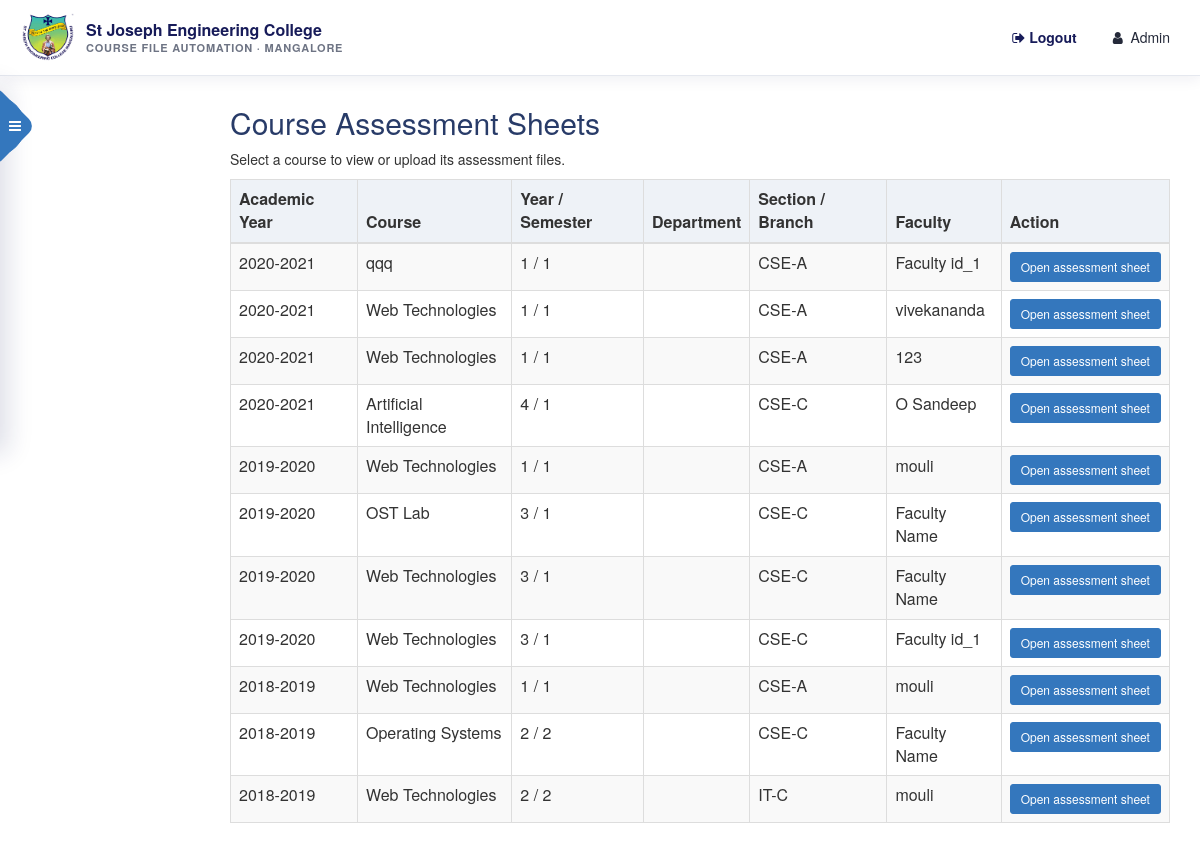
The app's page /assessment/admin.php (signed in), older data.
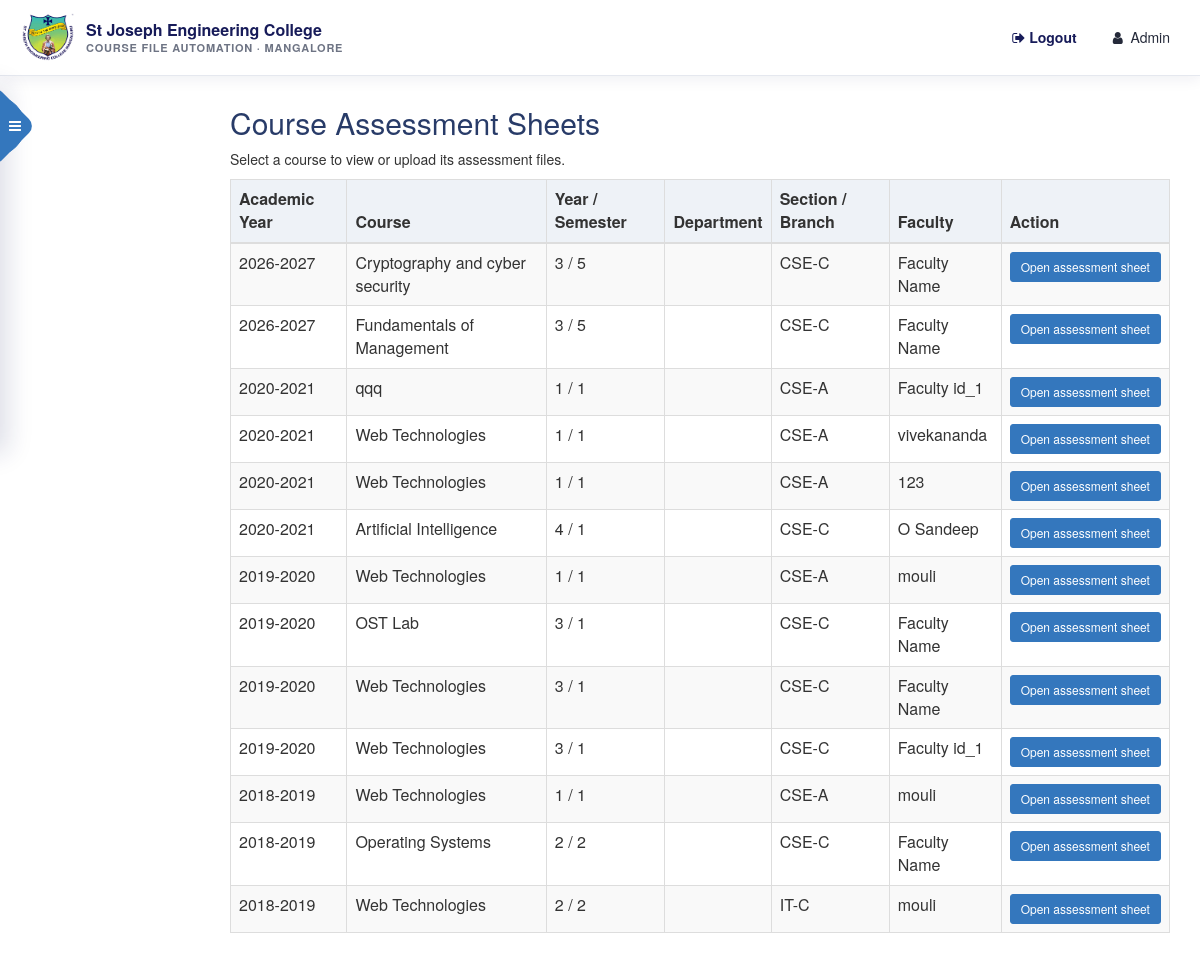
The same page, newer data.
### tables this page shows
CREATE TABLE `subjects` (
  `sid` int(255) NOT NULL,
  `fid` int(255) NOT NULL,
  `academic_year` varchar(12) NOT NULL,
  `subject_name` varchar(50) NOT NULL,
  `year` int(10) NOT NULL,
  `semester` int(10) NOT NULL,
  `section` varchar(20) NOT NULL,
  `progress` int(10) NOT NULL
);

### assessment/admin.php (the view, shortened to what this page needs)
<?php
require("../db.php");
$query = "SELECT s.sid, s.academic_year, s.subject_name, s.year, s.semester, s.department, s.section, COALESCE(NULLIF(s.faculty_name, ''), u.name) AS faculty_name " .
         "FROM subjects s LEFT JOIN users u ON u.userid = s.fid " .
         "ORDER BY s.academic_year DESC, s.year, s.semester, s.section, s.subject_name";
$courses = mysqli_query($db, $query);
function assessment_admin_h($value)
{
    return htmlspecialchars((string)$value, ENT_QUOTES, 'UTF-8');
}
include("../header/admin_header.php");
?>
<!DOCTYPE html>
<html lang="en">
<head>
    <link rel="stylesheet" href="../css/bootstrap.min.css">
</head>
<body>
<main class="assessment-admin">
    <h2>Course Assessment Sheets</h2>
    <p>Select a course to view or upload its assessment files.</p>
    <div class="table-wrap">
        <table class="table table-striped table-bordered">
            <thead>
                <tr>
                    <th>Academic Year</th>
                    <th>Course</th>
                    <th>Year / Semester</th>
                    <th>Department</th>
                    <th>Section / Branch</th>
                    <th>Faculty</th>
                    <th>Action</th>
                </tr>
            </thead>
            <tbody>
                <?php if ($courses && mysqli_num_rows($courses) > 0) { ?>
                    <?php while ($course = mysqli_fetch_assoc($courses)) { ?>
                        <tr>
                            <td><?php echo assessment_admin_h($course['academic_year']); ?></td>
                            <td><?php echo assessment_admin_h($course['subject_name']); ?></td>
                            <td><?php echo assessment_admin_h($course['year']); ?> / <?php echo assessment_admin_h($course['semester']); ?></td>
                            <td><?php echo assessment_admin_h($course['department']); ?></td>
                            <td><?php echo assessment_admin_h($course['section']); ?></td>
                            <td><?php echo assessment_admin_h($course['faculty_name']); ?></td>
                            <td><a class="btn btn-primary btn-sm" href="index.php?sid=<?php echo (int)$course['sid']; ?>">Open assessment sheet</a></td>
                        </tr>
                    <?php } ?>
                <?php } else { ?>
                    <tr><td colspan="7" class="text-center">No courses have been assigned yet.</td></tr>
                <?php } ?>
            </tbody>
        </table>
    </div>
</main>
</body>
</html>

### header/admin_header.php (shortened to what this page needs)
<?php
$name = isset($_SESSION['name']) ? $_SESSION['name'] : '';
?>
		<link rel="stylesheet" href="https://stackpath.bootstrapcdn.com/font-awesome/4.7.0/css/font-awesome.min.css">
		<link rel="stylesheet" href="../header/sjc-theme.css">
		<div>
		    <div class="header">
			  	<div class="menu">
			  		<ul>
		  			<li><h2 style="margin: 0!important;padding: 0;"><a href="../admin/editable.php" class="logo sjc-brand"><img class="sjc-brand__logo" src="../sjec_logo.gif" alt="SJEC crest"><span class="sjc-brand__text"><strong>St Joseph Engineering College</strong><small>Course File Automation · Mangalore</small></span></a></h2></li>
			  			<li style="float: right;color: white; font-size: 20px;margin-right: 10px;padding: 15px;"><a href="../login/logout.php"><i class="fa fa-sign-out" aria-hidden="true"></i> Logout</a></li>
			  			<li style="float: right;color: white; font-size: 20px;margin-right: 10px;padding: 15px;"><i class="fa fa-user" aria-hidden="true"></i> &nbsp;<?php echo $name ?></li>
			  		</ul>
			  	</div>
		    </div>
			<div class="wrapper d-flex align-items-stretch">
				<nav id="sidebar">
					<div class="custom-menu">
						<button type="button" id="sidebarCollapse" class="btn btn-primary">
				          <i class="fa fa-bars"></i>
				        </button>
			        </div>
	    	</nav>
	    </div>
	</div>

### header/sjc-theme.css (style rules this page uses)
:root { --sjc-navy: #171b59; --sjc-blue: #3477bd; --sjc-green: #269d78; --sjc-gold: #f2c849; --sjc-ink: #252a3a; --sjc-muted: #6e7484; --sjc-line: #e5e8ef; --sjc-surface: #ffffff; --sjc-canvas: #f4f6fa; }
body { color: var(--sjc-ink); }
.header { height: auto !important; min-height: 76px; padding: 10px 22px !important; background: #fff !important; border-bottom: 1px solid var(--sjc-line); box-shadow: 0 3px 14px rgba(23, 27, 89, .07); }
.header .menu ul { display: flex; align-items: center; min-height: 54px; padding: 0; list-style: none; }
.header .menu li { float: none !important; }
.header .menu li:first-child { margin-right: auto; }
.header .menu li > a { color: var(--sjc-navy) !important; font-size: 15px !important; font-weight: 700; }
.header .menu li[style*="float: right"] { margin: 0 0 0 20px !important; padding: 8px !important; color: var(--sjc-ink) !important; font-size: 14px !important; }
.header .menu li[style*="float: right"] a { color: var(--sjc-navy) !important; font-size: 14px !important; }
.sjc-brand { display: inline-flex; align-items: center; gap: 12px; text-decoration: none !important; }
.sjc-brand__logo { width: 52px; height: 52px; object-fit: contain; flex: 0 0 auto; }
.sjc-brand__text { display: flex; flex-direction: column; gap: 3px; color: var(--sjc-navy); line-height: 1.15; }
.sjc-brand__text strong { font-size: 16px; }
.sjc-brand__text small { color: var(--sjc-muted); font-size: 11px; font-weight: 600; letter-spacing: .07em; text-transform: uppercase; }
.header h2 { margin: 0 !important; padding: 0 !important; }
#sidebar { background: var(--sjc-navy) !important; color: #fff; box-shadow: 8px 10px 24px rgba(23, 27, 89, .14); }
#sidebar ul li a span, #sidebar .custom-menu .btn.btn-primary:after { color: var(--sjc-gold) !important; background: var(--sjc-blue) !important; }
#sidebar .custom-menu .btn.btn-primary:after { background: var(--sjc-blue) !important; }
.btn.btn-primary, .btn.btn-primary:hover, .btn.btn-primary:focus { background: var(--sjc-blue) !important; border-color: var(--sjc-blue) !important; }

### header/sidebar.css (style rules this page uses)
body { margin: 0; padding: 0; }
a { text-decoration: none!important; }
#sidebar { z-index: 2; min-width: 270px; max-width: 270px; background: #3445b4; color: #fff; -webkit-transition: all 0.3s; -o-transition: all 0.3s; transition: all 0.3s; position: absolute; }
#sidebar.active { margin-left: -270px; }
#sidebar .custom-menu { z-index: 2; display: inline-block; position: absolute; top: 20px; right: 0; margin-right: -25px; -webkit-transition: 0.3s; -o-transition: 0.3s; transition: 0.3s; }
#sidebar .custom-menu .btn { width: 60px; height: 60px; border-radius: 50%; position: relative; }
#sidebar .custom-menu .btn i { margin-right: -40px; font-size: 14px; }
#sidebar .custom-menu .btn.btn-primary { background: transparent; border-color: transparent; }
#sidebar .custom-menu .btn.btn-primary:after { z-index: -1; position: absolute; top: 0; left: 0; right: 0; bottom: 0; content: ''; -webkit-transform: rotate(45deg); -ms-transform: rotate(45deg); transform: rotate(45deg); background: #3445b4; border-radius: 10px; }
.btn.btn-primary { background: #3445b4; border-color: #3445b4; }

### header/admin_header.php (style rules this page uses)
.header { height: 60px; padding-left: 40px; background-color: rgb(52, 69, 180); }
.header h2 .logo { color: #fff; }
.header .menu ul { margin: 0; }
.header .menu li { display: block; float: left; }
.header .menu li>a { color: white; text-decoration: none; font-size: 20px; }

### assessment/admin.php (style rules this page uses)
.assessment-admin { margin: 30px 30px 40px 230px; }
.assessment-admin h2 { color: #283b68; margin-bottom: 10px; }
.assessment-admin .table-wrap { overflow-x: auto; }
.assessment-admin table { background: #fff; }
.assessment-admin th { background: #eef2f7; }

Row changes from the older to the newer data that the page shows:
added subjects: academic_year "2026-2027", subject_name "Cryptography and cyber security", year "3", semester "5", section "CSE-C", faculty_name "Faculty Name"
added subjects: academic_year "2026-2027", subject_name "Fundamentals of Management", year "3", semester "5", section "CSE-C", faculty_name "Faculty Name"
